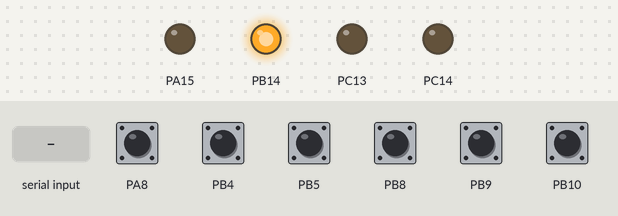
Bench run of a program on a simulated STM32 Blue Pill. On the bench: output pins drawn as LEDs (lit = HIGH). Inputs (shaded band) come from the test bench; at power-on: PA8, PB4, PB5, PB8–10 HIGH. What the program prints to the serial monitor is not drawn.

Above: at 1.2 s.
1.3 s: "U90\n" received over Serial
At 1.8 s:
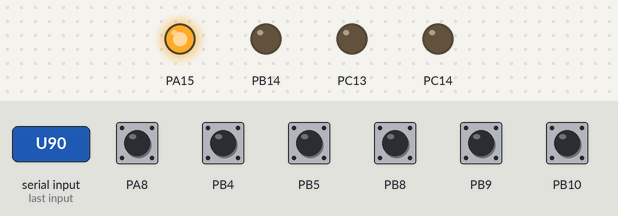
2.9 s: "A90\n" received over Serial
At 3.5 s:
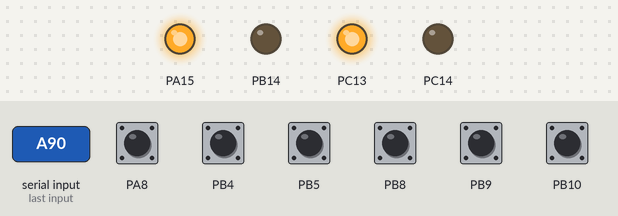
4.5 s: "L90\n" received over Serial
At 5.3 s:
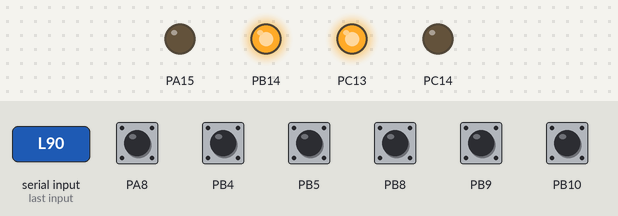
6.2 s: "B90\n" received over Serial
At 7.5 s:
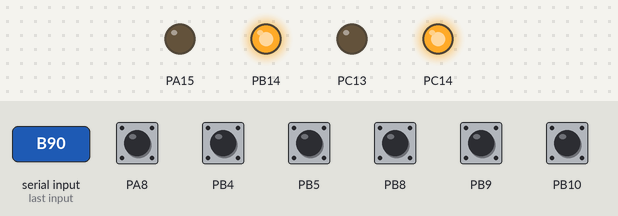
7.8 s: "U,45\n" received over Serial
At 9.0 s:
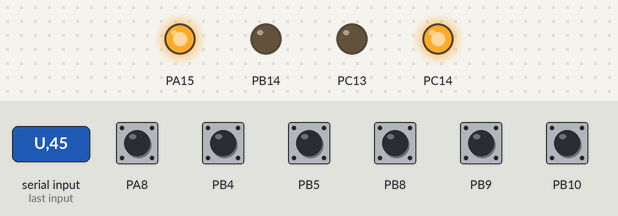
9.5 s: "L,45\n" received over Serial
At 10.9 s:
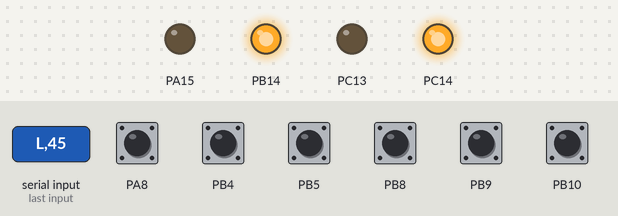
Timing chart, 0 to 12.2 s (numbered marks = the images above; inputs shaded):
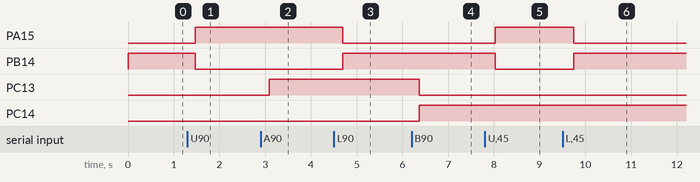

Measured:
- after the input at 1.3 s, PA15: LOW → HIGH after 0.17 s; PB14: HIGH → LOW after 0.17 s
- after the input at 2.9 s, PC13: LOW → HIGH after 0.19 s
- after the input at 4.5 s, PA15: HIGH → LOW after 0.20 s; PB14: LOW → HIGH after 0.20 s
- after the input at 6.2 s, PC13: HIGH → LOW after 0.17 s; PC14: LOW → HIGH after 0.17 s
- after the input at 7.8 s, PA15: LOW → HIGH after 0.23 s; PB14: HIGH → LOW after 0.23 s
- after the input at 9.5 s, PA15: HIGH → LOW after 0.25 s; PB14: LOW → HIGH after 0.25 s

The program:

main.cpp
```cpp
#include <Arduino.h>
#include <orientation.h>
#include <parsing.h>

void setup()
{
  // INISIALISASI AWAL ATC (POSISI LOCK, DAN OFF CW & CCW NYA)
  pinOut[0].ON();
  pinOut[1].OFF();
  pinOut[2].OFF();
  pinOut[3].OFF();
}

void loop()
{
  parsing_function();
  loop_orient();
  delay(50);
}
```

Parsing.cpp
```cpp
#include "Parsing.h"
// #include "Report.h"
// #include "Config.h"
// #include "cpu_map.h"
// #include "Oil.h"
// #include "Alarm.h"
#include "orientation.h"

// parsing
// String line;
static char line[LINE_BUFFER_SIZE];
String dt[8];
int i;
bool parsing = false;
uint8_t action = 0;
static size_t buffer_pos = 0;
GC_Values_t gc_state;

void parsing_function()
{
  if (Serial.available() > 0)
  {
    /*
    delay(5);
    char inChar = (char)Serial.read();
    inChar = toUpperCase(inChar);
    line[] = inChar;
    if (inChar == '\n') {
      parsing = true;
    }
    */
    char c = Serial.read();
    // delay(10);
    c = toUpperCase(c);
    if (c == '\n')
    {                          // end of message
      line[buffer_pos] = '\0'; // terminate the string
      // process(buffer);
      parsing = true;
      if (parsing)
      {
        Parsing_data();
        // Report_Respond(Parsing_data());
        action = NO_ACTION_BIT;
        parsing = false;
        buffer_pos = 0; // reset for next message
        // line[] = "";
      }
    }
    else if (buffer_pos < sizeof line - 1)
    {
      line[buffer_pos++] = c; // buffer the character
    }
  }

  // delay(5);
}

uint8_t Parsing_data()
{
  uint8_t char_counter = 0;
  char letter = 0;
  float value = 0.0;
  uint8_t int_value = 0;
  // Serial.println(sizeof line);
  while (line[char_counter] != 0) // Loop until no more g-code words in line.
  {

    // Import the next g-code word, expecting a letter followed by a value. Otherwise, error out.
    letter = line[char_counter];

    char_counter++;
    if (!Read_Float(line, &char_counter, &value))
    {
      // return STATUS_ERROR_CODE;
    } // [Expected word value]
    int_value = trunc(value);
    // Serial.println(letter);
    // Serial.println(value);

    switch (letter)
    {
    case 'L': // LOCK ATC
      pinOut[0].ON();
      pinOut[1].OFF();
      // Serial.println(pinOut[0].state());
      delay(500);
      break;
    case 'U':          // UNLOCK ATC
      pinOut[0].OFF(); // PIN LOCK
      pinOut[1].ON();  // PIN UNLOCK
      // Serial.println("HAI");
      // Serial.println(pinOut[0].state());
      delay(500);
      break;
    case 'A':          // BERPUTAR CW
      pinOut[2].ON();  // PIN CW
      pinOut[3].OFF(); // PIN CCW
      delay(500);
      break;
    case 'B': // BERPUTAR CCW
      pinOut[2].OFF();
      pinOut[3].ON();
      delay(500);
      break;
    case 'C': // BERHENTI BERPUTAR
      pinOut[2].OFF();
      pinOut[3].OFF();
      delay(500);
      break;
    case 'N':
      break;
#ifdef SPINDLE_ORIENT
    case 'P': // ORIENTATION START
      break;
    case 'Q':
      break;
    case 'R':
      break;
    case 'S':
      break;
    case 'T':
      break;
#endif

    default:
      // Serial.println(letter);
      if (line[char_counter] == 0)
      {
        //;//Serial.println("same");
      }
      // else return STATUS_ERROR_CODE; // [Unsupported G command]
      // return 0;
      /*
      switch(letter)
      {
        //case 'I': action += OIL_CHANGE_IN_BIT;  gc_state.i = int_value; break;
        //case 'N': action += OIL_CHANGE_SEC_BIT; gc_state.n = int_value; break;

        default:
        return 0;//STATUS_ERROR_CODE;
      }
      */
    }
  } // complete parsing
    // Serial.println(gc_state.i);
  // Serial.println(gc_state.i);
  if (action != 0)
  {
    // Serial.println(gc_state.i);
    if (action == OIL_CHANGE_IN_BIT)
    {
      // Serial.println("int");
      //  if(Oil_Int_Sync(gc_state.i)){
      //    return STATUS_ERROR_CODE;
      //  }
    }
    else if (action == OIL_CHANGE_SEC_BIT)
    {
      // if(Oil_On_Sync(gc_state.n)){
      //   return STATUS_ERROR_CODE;
      // }
    }
    else if (action == OIL_ON_BIT)
    {
      // Oil_On();
    }
#ifdef Alarm
    else if (action == ALARM_CLEAR_BIT)
    {
      Alarm_clear(gc_state.c);
    }
#endif
  }

  return 1;
}

// Extracts a floating point value from a string. The following code is based loosely on
// the avr-libc strtod() function by Michael Stumpf and Dmitry Xmelkov and many freely
// available conversion method examples, but has been highly optimized for Grbl. For known
// CNC applications, the typical decimal value is expected to be in the range of E0 to E-4.
// Scientific notation is officially not supported by g-code, and the 'E' character may
// be a g-code word on some CNC systems. So, 'E' notation will not be recognized.
// NOTE: Thanks to Radu-Eosif Mihailescu for identifying the issues with using strtod().
uint8_t Read_Float(char *line, uint8_t *char_counter, float *float_ptr)
{
  char *ptr = line + *char_counter;
  unsigned char c;

  // Grab first character and increment pointer. No spaces assumed in line.
  c = *ptr++;

  // Capture initial positive/minus character
  bool isnegative = false;
  if (c == '-')
  {
    isnegative = true;
    c = *ptr++;
  }
  else if (c == '+')
  {
    c = *ptr++;
  }

  // Extract number into fast integer. Track decimal in terms of exponent value.
  uint32_t intval = 0;
  int8_t exp = 0;
  uint8_t ndigit = 0;
  bool isdecimal = false;

  while (1)
  {
    c -= '0';

    if (c <= 9)
    {
      ndigit++;
      if (ndigit <= MAX_INT_DIGITS)
      {
        if (isdecimal)
        {
          exp--;
        }
        intval = (((intval << 2) + intval) << 1) + c; // intval*10 + c
      }
      else
      {
        if (!(isdecimal))
        {
          exp++;
        } // Drop overflow digits
      }
    }
    else if (c == (('.' - '0') & 0xff) && !(isdecimal))
    {
      isdecimal = true;
    }
    else
    {
      break;
    }
    c = *ptr++;
  }
  // Serial.println(ndigit);
  //  Return if no digits have been read.
  if (!ndigit)
  {
    return (false);
  };

  // Convert integer into floating point.
  float fval;
  fval = (float)intval;

  // Apply decimal. Should perform no more than two floating point multiplications for the
  // expected range of E0 to E-4.
  if (fval != 0)
  {
    while (exp <= -2)
    {
      fval *= 0.01;
      exp += 2;
    }
    if (exp < 0)
    {
      fval *= 0.1;
    }
    else if (exp > 0)
    {
      do
      {
        fval *= 10.0;
      } while (--exp > 0);
    }
  }

  // Assign floating point value with correct sign.
  if (isnegative)
  {
    *float_ptr = -fval;
  }
  else
  {
    *float_ptr = fval;
  }

  *char_counter = ptr - line - 1; // Set char_counter to next statement

  return (true);
}
```

Parsing.h
```cpp
#ifndef PARSING_H
 #define PARSING_H
  #include <Arduino.h>
  #include <EEPROM.h>

  //BIT for Parsing
  #define NO_ACTION_BIT       0
  #define OIL_CHANGE_IN_BIT   1
  #define OIL_CHANGE_SEC_BIT  2
  #define OIL_ON_BIT          3
  #define ALARM_CLEAR_BIT     4

  #define LINE_BUFFER_SIZE 40
  #define MAX_INT_DIGITS 8 // Maximum number of digits in int32 (and float)

  typedef struct
{
    uint8_t i;
    uint8_t n;
    uint8_t c;

} GC_Values_t;

  void parsing_function();
  uint8_t Parsing_data();
  uint8_t Read_Float(char *line, uint8_t *char_counter, float *float_ptr);

#endif
```

cpu_map.h
```cpp
#ifndef CPU_MAP_H
#define CPU_MAP_H
// Pin Configuration
//  #define Alarm_pin       PA3
//  #define Alarm_Clear     PA4
// Lubricate
// Oil Pump
#define Oil_Pump PA5
#define On_Oil_Timer PA6
#define Oil_level_sensor PA7
#define Buzzer PB0

// Coolant
#define Flood_level PA3

//================================================================
// AUX IO PIN Configuration (ATC)
// pin untuk sensor proximity
#define INPUT0 PB9  // proxy 1
#define INPUT1 PB8  // proxy 2
#define INPUT2 PA8  // proxy 3
#define INPUT3 PB10 // proxy 4
#define INPUT4 PB5  // proxy 5
#define INPUT5 PB4  // proxy 6
#define INPUT6 PB3  // yang ini tidak dipakai
// ini pin untuk lain2
// #define INPUT7 PA0
// #define INPUT8 PA1
// #define INPUT9 PA2
// #define INPUT10 PB14
// #define INPUT11 PB15
// #define INPUT12 PA4
// pinout untuk relayy hidrolik
#define OUTPUT0 PB14 // PIN UNTUK LOCK
#define OUTPUT1 PA15 // PIN UNTUK UNLOCK
#define OUTPUT2 PC13 // PIN CW
#define OUTPUT3 PC14 // PIN CCW
// #define OUTPUT4             PC15
// #define OUTPUT5             PB1
// #define OUTPUT6             PA9
// #define OUTPUT8             PA10

//================================================================
#endif
```

orientation.cpp
```cpp
#include <Arduino.h>
#include <orientation.h>
#include <cpu_map.h>

#ifdef SPINDLE_ORIENT
#pragma message "ORIENTATION ACTIVE"
int data[] = {0, 0, 0, 0, 0, 0, 0, 0};

ATC::ATC(int pinNumber, int mode) // nomor pin, mode (1 output, 0 input_pullup)
{
    pin = pinNumber;
    if (mode == 1)
    {
        pinMode(pin, OUTPUT);
        OFF();
    }
    else
    {
        pinMode(pin, INPUT_PULLUP);
    }
}

void ATC::setInputBounce(int value)
{
    value = bounce;
}
void ATC::OFF()
{
    digitalWriteFast(digitalPinToPinName(pin), 0);
}
void ATC::ON()
{
    digitalWriteFast(digitalPinToPinName(pin), 1);
}

bool ATC::state()
{
    if (millis() - timestamp > bounce)
        timestamp = 0;
    if (!digitalReadFast(digitalPinToPinName(pin)))
    {
        if (millis() - timestamp > 50)
        {
            status = true;
        }
    }
    else
    {
        timestamp = millis();
        status = false;
    }
    return status;
}

// Deklarasi array objek ATC INPUT
// Tambahi kalo kurang
ATC Triggr[] = {
    // sensor untuk proximity
    ATC(INPUT0, 0), // b9
    ATC(INPUT1, 0), // b8
    ATC(INPUT2, 0), // a8
    ATC(INPUT3, 0), // b10
    ATC(INPUT4, 0), // b5
    ATC(INPUT5, 0), // b4
    ATC(INPUT6, 0), // b3

    // ATC(INPUT7, 0), // a0
    // ATC(INPUT8, 0), // a1
    // ATC(INPUT9, 0), // a2
    // ATC(INPUT10, 0),
    // ATC(INPUT11, 0),
    // ATC(INPUT12, 0)
};

// Deklarasi array objek ATC OUTPUT
// Tambahi kalo kurang
ATC pinOut[] = {
    ATC(OUTPUT0, 1),
    ATC(OUTPUT1, 1),
    ATC(OUTPUT2, 1),
    ATC(OUTPUT3, 1),
    // ATC(OUTPUT4, 1),
    // ATC(OUTPUT5, 1), // Dipake buzzer
    // ATC(OUTPUT6, 1)
};

// Ganti nama biar gampang di inget
ATC &CW = pinOut[1];
ATC &CCW = pinOut[2];
ATC &LOCK = pinOut[3];
ATC &UNLOCK = pinOut[4];

// ATC &PROXY1         = Triggr[0];
// ATC &PROXY2         = Triggr[1];
// ATC &PROXY3         = Triggr[2];
// ATC &PROXY4         = Triggr[3];
// ATC &PROXY5         = Triggr[4];
// ATC &PROXY6         = Triggr[5];

/*
    milih value berdasarkan proxy yang aktif

    NO  | PROXY3 | PROXY4 | PROXY5 | PROXY6 |
    1   |
    2   |
    dst ...
*/
// int TOOL_POS()
// {
//     if (!data[2] && data[3] && data[4] && data[5])
//         return 1; // T1
//     if (data[2] && !data[3] && data[4] && data[5])
//         return 2; // T2
//     if (data[2] && data[3] && !data[4] && data[5])
//         return 3; // T3
//     if (data[2] && data[3] && data[4] && !data[5])
//         return 4; // T4
//     if (data[2] && !data[3] && !data[4] && !data[5])
//         return 5; // T5
//     if (!data[2] && data[3] && !data[4] && !data[5])
//         return 6; // T6
//     if (!data[2] && !data[3] && data[4] && !data[5])
//         return 7; // T7
//     if (!data[2] && !data[3] && !data[4] && data[5])
//         return 8; // T8
//     return 0;
// }

// void orientation_init(){
//     jumlahData = sizeof(pinOut) / sizeof(pinOut[0]);
// }

// unsigned long waktu;

void loop_orient()
{
    // BOOOWWRRIINGG LOOP FUNCTION

    // baca status pin input, kemudian masukin hasil pembacaan ke array data
    Serial.print("P");
    for (int i = 0; i < 6; i++)
    {
        data[i] = Triggr[i].state();
        Serial.print(data[i]);
        // Serial.print("|");
        // if(Triggr[i].state()){
        //     if(millis() - T[i] > 150){
        //         data[i] = 1;
        //     }
    }
    // Serial.printf("T%d", TOOL_POS());
    Serial.println("");
    // else{
    //     T[i] = millis();
    //     data[i] = 0;
    // }
    // }
    // ORIENTATION_OK = data[0];
    // TOOL_COUNT = data[5];
    // UMBRELLA_POSITION = data[1];
    // SPINDLE_PNEUMATIC_POSITION = data[3];
}
#endif
```

orientation.h
```cpp
#ifndef ORIENTATION_H
#define ORIENTATION_H

// #include "cpu_map.h"
#define SPINDLE_ORIENT

int TOOL_POS();

// int jumlahData;

class ATC {
    private:
    int pin;
    int bounce;
    bool status;
    unsigned long timestamp;
    public:
    ATC(int pinNumber,int mode);
    void setInputBounce(int value);
    void OFF();
    void ON();
    bool state();
};

void loop_orient();
void orientation_init();

extern ATC pinOut[];
// int jumlahData;
// unsigned long T[] = {0, 0, 0, 0, 0, 0, 0};

#endif
```
